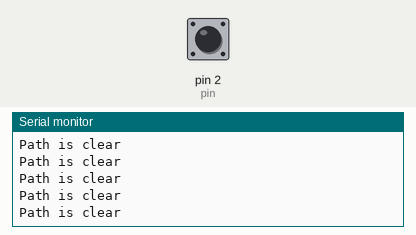
The sketch below on a simulated Arduino Uno, built with avr-gcc and run on an emulated ATmega328P. On the bench: the last lines printed to the serial monitor. Inputs (shaded band) come from the test bench; at power-on: pin 2 (pin) HIGH.

Above: at 1.2 s.
1.3 s: pin 2 (pin) driven LOW
At 1.8 s:
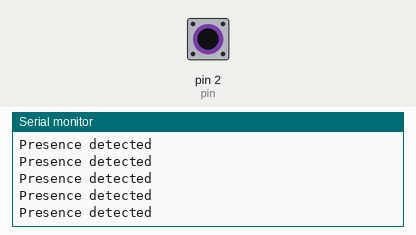
3.2 s: pin 2 (pin) pulsed HIGH 5 times (0.12 s each, 0.3 s apart)
At 3.9 s:
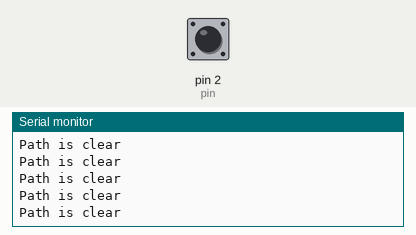

Measured:
- after the input at 1.3 s, the serial monitor: prints a new line at once (image 1)

The sketch:

sketch_infrared.ino
```cpp
#define pin 2


void setup() {
  pinMode(pin,INPUT);
  Serial.begin(115200);

}

void loop() {
bool isDetected = digitalRead(pin);

if(!isDetected){
    Serial.write("Presence detected\n");

}
else{
  Serial.write("Path is clear\n");
}

delay(5);

}
```
